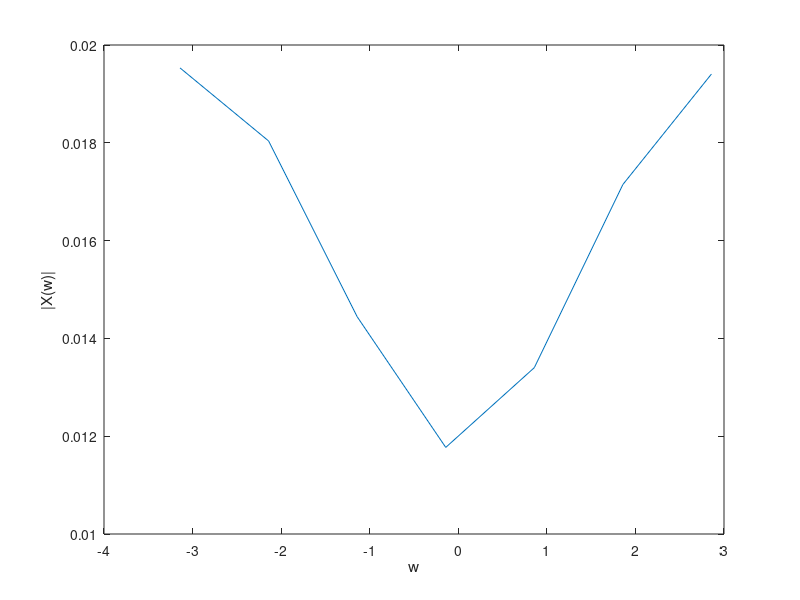

Reproduce this figure in MATLAB.
clc;
clear;
close all;
w = -pi:pi;
magnitude = 1/256*sqrt(17-8*cos(w));
figure(1);
plot(w, magnitude);
xlabel("w");
ylabel("|X(w)|");
